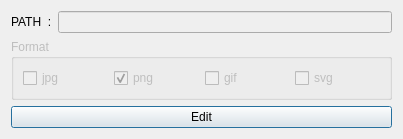
<?xml version="1.0" encoding="UTF-8"?>
<ui version="4.0">
 <class>Dialog</class>
 <widget class="QDialog" name="Dialog">
  <property name="geometry">
   <rect>
    <x>0</x>
    <y>0</y>
    <width>403</width>
    <height>139</height>
   </rect>
  </property>
  <property name="windowTitle">
   <string>Preferences</string>
  </property>
  <layout class="QGridLayout" name="gridLayout_3">
   <item row="0" column="0">
    <layout class="QGridLayout" name="gridLayout_2">
     <item row="0" column="0">
      <layout class="QFormLayout" name="formLayout">
       <item row="0" column="0">
        <widget class="QLabel" name="label">
         <property name="text">
          <string>PATH  :</string>
         </property>
        </widget>
       </item>
       <item row="0" column="1">
        <widget class="QLineEdit" name="output_path_line_edit">
         <property name="enabled">
          <bool>false</bool>
         </property>
         <property name="text">
          <string/>
         </property>
        </widget>
       </item>
      </layout>
     </item>
     <item row="1" column="0">
      <widget class="QGroupBox" name="groupBox">
       <property name="enabled">
        <bool>false</bool>
       </property>
       <property name="title">
        <string>Format</string>
       </property>
       <layout class="QGridLayout" name="gridLayout">
        <item row="0" column="1">
         <widget class="QCheckBox" name="png_checkbox">
          <property name="text">
           <string>png</string>
          </property>
          <property name="checked">
           <bool>true</bool>
          </property>
         </widget>
        </item>
        <item row="0" column="0">
         <widget class="QCheckBox" name="jpg_checkbox">
          <property name="text">
           <string>jpg</string>
          </property>
         </widget>
        </item>
        <item row="0" column="2">
         <widget class="QCheckBox" name="gif_checkbox">
          <property name="text">
           <string>gif</string>
          </property>
         </widget>
        </item>
        <item row="0" column="3">
         <widget class="QCheckBox" name="svg_checkbox">
          <property name="text">
           <string>svg</string>
          </property>
         </widget>
        </item>
       </layout>
      </widget>
     </item>
    </layout>
   </item>
   <item row="1" column="0">
    <widget class="QPushButton" name="edit_button">
     <property name="text">
      <string>Edit</string>
     </property>
    </widget>
   </item>
  </layout>
 </widget>
 <resources/>
 <connections/>
</ui>
